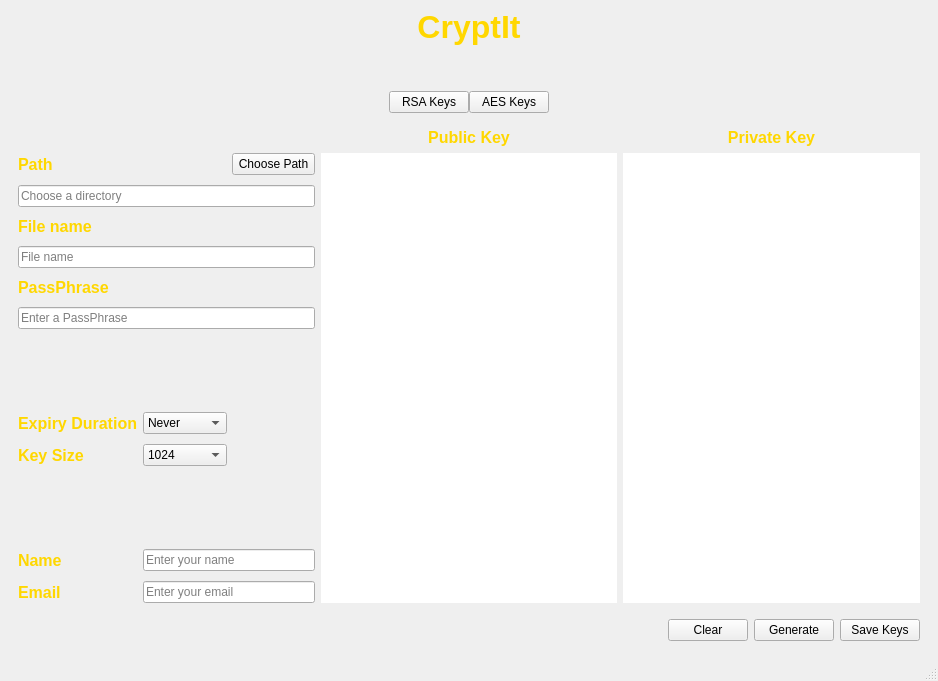
<?xml version="1.0" encoding="UTF-8"?>
<ui version="4.0">
 <class>MainWindow</class>
 <widget class="QMainWindow" name="MainWindow">
  <property name="geometry">
   <rect>
    <x>0</x>
    <y>0</y>
    <width>938</width>
    <height>681</height>
   </rect>
  </property>
  <property name="windowTitle">
   <string>MainWindow</string>
  </property>
  <widget class="QWidget" name="centralwidget">
   <layout class="QGridLayout" name="gridLayout">
    <item row="2" column="0">
     <spacer name="horizontalSpacer_2">
      <property name="orientation">
       <enum>Qt::Horizontal</enum>
      </property>
      <property name="sizeHint" stdset="0">
       <size>
        <width>40</width>
        <height>20</height>
       </size>
      </property>
     </spacer>
    </item>
    <item row="1" column="1">
     <spacer name="verticalSpacer">
      <property name="orientation">
       <enum>Qt::Vertical</enum>
      </property>
      <property name="sizeType">
       <enum>QSizePolicy::Minimum</enum>
      </property>
      <property name="sizeHint" stdset="0">
       <size>
        <width>20</width>
        <height>40</height>
       </size>
      </property>
     </spacer>
    </item>
    <item row="0" column="1">
     <widget class="QLabel" name="LogoLabel">
      <property name="font">
       <font>
        <family>Arial</family>
        <pointsize>24</pointsize>
        <bold>true</bold>
       </font>
      </property>
      <property name="styleSheet">
       <string notr="true">color:gold;</string>
      </property>
      <property name="text">
       <string>CryptIt</string>
      </property>
      <property name="alignment">
       <set>Qt::AlignCenter</set>
      </property>
     </widget>
    </item>
    <item row="2" column="1">
     <layout class="QHBoxLayout" name="horizontalLayout">
      <property name="spacing">
       <number>0</number>
      </property>
      <property name="sizeConstraint">
       <enum>QLayout::SetDefaultConstraint</enum>
      </property>
      <property name="leftMargin">
       <number>0</number>
      </property>
      <property name="topMargin">
       <number>0</number>
      </property>
      <property name="bottomMargin">
       <number>0</number>
      </property>
      <item>
       <widget class="QPushButton" name="RSA_Page">
        <property name="sizePolicy">
         <sizepolicy hsizetype="Minimum" vsizetype="Fixed">
          <horstretch>0</horstretch>
          <verstretch>0</verstretch>
         </sizepolicy>
        </property>
        <property name="text">
         <string>RSA Keys</string>
        </property>
       </widget>
      </item>
      <item>
       <widget class="QPushButton" name="AES_Page">
        <property name="sizePolicy">
         <sizepolicy hsizetype="Minimum" vsizetype="Fixed">
          <horstretch>0</horstretch>
          <verstretch>0</verstretch>
         </sizepolicy>
        </property>
        <property name="text">
         <string>AES Keys</string>
        </property>
       </widget>
      </item>
     </layout>
    </item>
    <item row="2" column="2">
     <spacer name="horizontalSpacer">
      <property name="orientation">
       <enum>Qt::Horizontal</enum>
      </property>
      <property name="sizeHint" stdset="0">
       <size>
        <width>40</width>
        <height>20</height>
       </size>
      </property>
     </spacer>
    </item>
    <item row="3" column="0" colspan="3">
     <widget class="QStackedWidget" name="GeneralStack">
      <property name="styleSheet">
       <string notr="true"/>
      </property>
      <property name="currentIndex">
       <number>0</number>
      </property>
      <widget class="QWidget" name="ASymmetric_Page">
       <layout class="QGridLayout" name="gridLayout_3">
        <item row="1" column="1">
         <widget class="QTextEdit" name="PublicKeyText">
          <property name="styleSheet">
           <string notr="true">border: 2px solid white;
color:white;</string>
          </property>
          <property name="readOnly">
           <bool>true</bool>
          </property>
          <property name="html">
           <string>&lt;!DOCTYPE HTML PUBLIC &quot;-//W3C//DTD HTML 4.0//EN&quot; &quot;http://www.w3.org/TR/REC-html40/strict.dtd&quot;&gt;
&lt;html&gt;&lt;head&gt;&lt;meta name=&quot;qrichtext&quot; content=&quot;1&quot; /&gt;&lt;meta charset=&quot;utf-8&quot; /&gt;&lt;style type=&quot;text/css&quot;&gt;
p, li { white-space: pre-wrap; }
hr { height: 1px; border-width: 0; }
li.unchecked::marker { content: &quot;\2610&quot;; }
li.checked::marker { content: &quot;\2612&quot;; }
&lt;/style&gt;&lt;/head&gt;&lt;body style=&quot; font-family:'Segoe UI'; font-size:9pt; font-weight:400; font-style:normal;&quot;&gt;
&lt;p style=&quot;-qt-paragraph-type:empty; margin-top:0px; margin-bottom:0px; margin-left:0px; margin-right:0px; -qt-block-indent:0; text-indent:0px;&quot;&gt;&lt;br /&gt;&lt;/p&gt;&lt;/body&gt;&lt;/html&gt;</string>
          </property>
         </widget>
        </item>
        <item row="0" column="2">
         <widget class="QLabel" name="PrivateKeyLabel">
          <property name="font">
           <font>
            <pointsize>12</pointsize>
            <bold>true</bold>
           </font>
          </property>
          <property name="styleSheet">
           <string notr="true">color:gold;</string>
          </property>
          <property name="text">
           <string>Private Key</string>
          </property>
          <property name="alignment">
           <set>Qt::AlignCenter</set>
          </property>
         </widget>
        </item>
        <item row="0" column="1">
         <widget class="QLabel" name="PublicKeyLabel">
          <property name="font">
           <font>
            <pointsize>12</pointsize>
            <bold>true</bold>
           </font>
          </property>
          <property name="styleSheet">
           <string notr="true">color:gold;</string>
          </property>
          <property name="text">
           <string>Public Key</string>
          </property>
          <property name="alignment">
           <set>Qt::AlignCenter</set>
          </property>
         </widget>
        </item>
        <item row="1" column="2">
         <widget class="QTextEdit" name="PrivateKeyText">
          <property name="styleSheet">
           <string notr="true">border: 2px solid white;
color:white;</string>
          </property>
          <property name="readOnly">
           <bool>true</bool>
          </property>
          <property name="html">
           <string>&lt;!DOCTYPE HTML PUBLIC &quot;-//W3C//DTD HTML 4.0//EN&quot; &quot;http://www.w3.org/TR/REC-html40/strict.dtd&quot;&gt;
&lt;html&gt;&lt;head&gt;&lt;meta name=&quot;qrichtext&quot; content=&quot;1&quot; /&gt;&lt;meta charset=&quot;utf-8&quot; /&gt;&lt;style type=&quot;text/css&quot;&gt;
p, li { white-space: pre-wrap; }
hr { height: 1px; border-width: 0; }
li.unchecked::marker { content: &quot;\2610&quot;; }
li.checked::marker { content: &quot;\2612&quot;; }
&lt;/style&gt;&lt;/head&gt;&lt;body style=&quot; font-family:'Segoe UI'; font-size:9pt; font-weight:400; font-style:normal;&quot;&gt;
&lt;p style=&quot;-qt-paragraph-type:empty; margin-top:0px; margin-bottom:0px; margin-left:0px; margin-right:0px; -qt-block-indent:0; text-indent:0px;&quot;&gt;&lt;br /&gt;&lt;/p&gt;&lt;/body&gt;&lt;/html&gt;</string>
          </property>
         </widget>
        </item>
        <item row="1" column="0">
         <layout class="QGridLayout" name="gridLayout_2">
          <property name="horizontalSpacing">
           <number>5</number>
          </property>
          <property name="verticalSpacing">
           <number>10</number>
          </property>
          <item row="8" column="1">
           <widget class="QComboBox" name="KeySizeCombo">
            <property name="enabled">
             <bool>true</bool>
            </property>
            <property name="editable">
             <bool>false</bool>
            </property>
            <item>
             <property name="text">
              <string>1024</string>
             </property>
            </item>
            <item>
             <property name="text">
              <string>2048</string>
             </property>
            </item>
            <item>
             <property name="text">
              <string>4096</string>
             </property>
            </item>
            <item>
             <property name="text">
              <string>8192</string>
             </property>
            </item>
           </widget>
          </item>
          <item row="13" column="1" colspan="2">
           <widget class="QLineEdit" name="EmailLineEdit">
            <property name="sizePolicy">
             <sizepolicy hsizetype="Expanding" vsizetype="Fixed">
              <horstretch>1</horstretch>
              <verstretch>0</verstretch>
             </sizepolicy>
            </property>
            <property name="placeholderText">
             <string>Enter your email</string>
            </property>
           </widget>
          </item>
          <item row="12" column="0">
           <widget class="QLabel" name="NameLabel">
            <property name="sizePolicy">
             <sizepolicy hsizetype="Preferred" vsizetype="Preferred">
              <horstretch>0</horstretch>
              <verstretch>0</verstretch>
             </sizepolicy>
            </property>
            <property name="font">
             <font>
              <pointsize>12</pointsize>
              <bold>true</bold>
             </font>
            </property>
            <property name="styleSheet">
             <string notr="true">color:gold;</string>
            </property>
            <property name="text">
             <string>Name</string>
            </property>
           </widget>
          </item>
          <item row="7" column="1">
           <widget class="QComboBox" name="ExpiryCombo">
            <property name="editable">
             <bool>false</bool>
            </property>
            <property name="currentText">
             <string>Never</string>
            </property>
            <property name="currentIndex">
             <number>0</number>
            </property>
            <item>
             <property name="text">
              <string>Never</string>
             </property>
            </item>
            <item>
             <property name="text">
              <string>1 Year</string>
             </property>
            </item>
            <item>
             <property name="text">
              <string>2 Years</string>
             </property>
            </item>
            <item>
             <property name="text">
              <string>3 Years</string>
             </property>
            </item>
            <item>
             <property name="text">
              <string>4 Years</string>
             </property>
            </item>
            <item>
             <property name="text">
              <string>10 Years</string>
             </property>
            </item>
           </widget>
          </item>
          <item row="13" column="0">
           <widget class="QLabel" name="EmailLabel">
            <property name="font">
             <font>
              <pointsize>12</pointsize>
              <bold>true</bold>
             </font>
            </property>
            <property name="styleSheet">
             <string notr="true">color:gold;</string>
            </property>
            <property name="text">
             <string>Email</string>
            </property>
           </widget>
          </item>
          <item row="0" column="0">
           <widget class="QLabel" name="PathLabel">
            <property name="font">
             <font>
              <pointsize>12</pointsize>
              <bold>true</bold>
             </font>
            </property>
            <property name="styleSheet">
             <string notr="true">color: gold;</string>
            </property>
            <property name="text">
             <string>Path</string>
            </property>
           </widget>
          </item>
          <item row="4" column="0">
           <widget class="QLabel" name="PassPhraseLabel">
            <property name="font">
             <font>
              <pointsize>12</pointsize>
              <bold>true</bold>
             </font>
            </property>
            <property name="styleSheet">
             <string notr="true">color:gold;</string>
            </property>
            <property name="text">
             <string>PassPhrase</string>
            </property>
           </widget>
          </item>
          <item row="8" column="0">
           <widget class="QLabel" name="KeySizeLabel">
            <property name="font">
             <font>
              <pointsize>12</pointsize>
              <bold>true</bold>
             </font>
            </property>
            <property name="styleSheet">
             <string notr="true">color:gold;</string>
            </property>
            <property name="text">
             <string>Key Size</string>
            </property>
           </widget>
          </item>
          <item row="12" column="1" colspan="2">
           <widget class="QLineEdit" name="NameLineEdit">
            <property name="sizePolicy">
             <sizepolicy hsizetype="Expanding" vsizetype="Fixed">
              <horstretch>1</horstretch>
              <verstretch>0</verstretch>
             </sizepolicy>
            </property>
            <property name="placeholderText">
             <string>Enter your name</string>
            </property>
           </widget>
          </item>
          <item row="2" column="0">
           <widget class="QLabel" name="FileNameLabel">
            <property name="font">
             <font>
              <pointsize>12</pointsize>
              <bold>true</bold>
             </font>
            </property>
            <property name="styleSheet">
             <string notr="true">color:gold;</string>
            </property>
            <property name="text">
             <string>File name</string>
            </property>
           </widget>
          </item>
          <item row="7" column="0">
           <widget class="QLabel" name="ExpiryLabel">
            <property name="font">
             <font>
              <pointsize>12</pointsize>
              <bold>true</bold>
             </font>
            </property>
            <property name="styleSheet">
             <string notr="true">color:gold;</string>
            </property>
            <property name="text">
             <string>Expiry Duration</string>
            </property>
           </widget>
          </item>
          <item row="0" column="2">
           <widget class="QPushButton" name="ChoosePathButton">
            <property name="text">
             <string>Choose Path</string>
            </property>
           </widget>
          </item>
          <item row="3" column="0" colspan="3">
           <widget class="QLineEdit" name="FileNameLineEdit">
            <property name="placeholderText">
             <string>File name</string>
            </property>
           </widget>
          </item>
          <item row="5" column="0" colspan="3">
           <widget class="QLineEdit" name="PassPhraseCombo">
            <property name="echoMode">
             <enum>QLineEdit::Password</enum>
            </property>
            <property name="placeholderText">
             <string>Enter a PassPhrase</string>
            </property>
           </widget>
          </item>
          <item row="1" column="0" colspan="3">
           <widget class="QLineEdit" name="PathLineEdit">
            <property name="toolTip">
             <string>Default: Current Directory</string>
            </property>
            <property name="placeholderText">
             <string>Choose a directory</string>
            </property>
           </widget>
          </item>
          <item row="6" column="0" colspan="3">
           <spacer name="verticalSpacer_4">
            <property name="orientation">
             <enum>Qt::Vertical</enum>
            </property>
            <property name="sizeHint" stdset="0">
             <size>
              <width>20</width>
              <height>40</height>
             </size>
            </property>
           </spacer>
          </item>
          <item row="11" column="0" colspan="3">
           <spacer name="verticalSpacer_2">
            <property name="orientation">
             <enum>Qt::Vertical</enum>
            </property>
            <property name="sizeHint" stdset="0">
             <size>
              <width>20</width>
              <height>40</height>
             </size>
            </property>
           </spacer>
          </item>
         </layout>
        </item>
        <item row="2" column="2">
         <layout class="QGridLayout" name="gridLayout_4">
          <property name="topMargin">
           <number>10</number>
          </property>
          <item row="0" column="2">
           <widget class="QPushButton" name="RsaKeyGen">
            <property name="text">
             <string>Generate</string>
            </property>
           </widget>
          </item>
          <item row="0" column="3">
           <widget class="QPushButton" name="AS_SaveKey_Button">
            <property name="text">
             <string>Save Keys</string>
            </property>
           </widget>
          </item>
          <item row="0" column="0">
           <spacer name="horizontalSpacer_3">
            <property name="orientation">
             <enum>Qt::Horizontal</enum>
            </property>
            <property name="sizeHint" stdset="0">
             <size>
              <width>40</width>
              <height>20</height>
             </size>
            </property>
           </spacer>
          </item>
          <item row="0" column="1">
           <widget class="QPushButton" name="ClearButton">
            <property name="text">
             <string>Clear</string>
            </property>
           </widget>
          </item>
         </layout>
        </item>
       </layout>
      </widget>
      <widget class="QWidget" name="Symmetric_Page">
       <layout class="QGridLayout" name="gridLayout_6">
        <item row="3" column="2">
         <layout class="QHBoxLayout" name="horizontalLayout_2">
          <item>
           <spacer name="horizontalSpacer_4">
            <property name="orientation">
             <enum>Qt::Horizontal</enum>
            </property>
            <property name="sizeHint" stdset="0">
             <size>
              <width>40</width>
              <height>20</height>
             </size>
            </property>
           </spacer>
          </item>
          <item>
           <widget class="QPushButton" name="AESClearButton">
            <property name="text">
             <string>Clear</string>
            </property>
           </widget>
          </item>
          <item>
           <widget class="QPushButton" name="AESGenerateButton">
            <property name="sizePolicy">
             <sizepolicy hsizetype="Fixed" vsizetype="Fixed">
              <horstretch>0</horstretch>
              <verstretch>0</verstretch>
             </sizepolicy>
            </property>
            <property name="text">
             <string>Generate</string>
            </property>
           </widget>
          </item>
          <item>
           <widget class="QPushButton" name="AESSaveKeyButton">
            <property name="sizePolicy">
             <sizepolicy hsizetype="Fixed" vsizetype="Fixed">
              <horstretch>0</horstretch>
              <verstretch>0</verstretch>
             </sizepolicy>
            </property>
            <property name="text">
             <string>Save Key</string>
            </property>
           </widget>
          </item>
         </layout>
        </item>
        <item row="0" column="1">
         <spacer name="horizontalSpacer_5">
          <property name="orientation">
           <enum>Qt::Horizontal</enum>
          </property>
          <property name="sizeHint" stdset="0">
           <size>
            <width>40</width>
            <height>20</height>
           </size>
          </property>
         </spacer>
        </item>
        <item row="0" column="0" rowspan="2">
         <layout class="QGridLayout" name="gridLayout_5">
          <item row="4" column="0">
           <widget class="QLabel" name="EncodingLabel">
            <property name="font">
             <font>
              <pointsize>12</pointsize>
              <bold>true</bold>
             </font>
            </property>
            <property name="styleSheet">
             <string notr="true">color:gold;</string>
            </property>
            <property name="text">
             <string>Encoding</string>
            </property>
           </widget>
          </item>
          <item row="1" column="0" colspan="3">
           <widget class="QLineEdit" name="PathLineEdit_2">
            <property name="placeholderText">
             <string>Choose a Directory</string>
            </property>
           </widget>
          </item>
          <item row="5" column="0">
           <widget class="QLabel" name="KeySizeLabel_2">
            <property name="font">
             <font>
              <pointsize>12</pointsize>
              <bold>true</bold>
             </font>
            </property>
            <property name="styleSheet">
             <string notr="true">color:gold;</string>
            </property>
            <property name="text">
             <string>Key Size</string>
            </property>
           </widget>
          </item>
          <item row="4" column="1">
           <widget class="QComboBox" name="EncodingCombo">
            <property name="styleSheet">
             <string notr="true"/>
            </property>
            <property name="editable">
             <bool>false</bool>
            </property>
            <item>
             <property name="text">
              <string>Hex</string>
             </property>
            </item>
            <item>
             <property name="text">
              <string>Base64</string>
             </property>
            </item>
           </widget>
          </item>
          <item row="0" column="0">
           <widget class="QLabel" name="PathLabel_2">
            <property name="font">
             <font>
              <pointsize>12</pointsize>
              <bold>true</bold>
             </font>
            </property>
            <property name="styleSheet">
             <string notr="true">color:gold;</string>
            </property>
            <property name="text">
             <string>Path</string>
            </property>
           </widget>
          </item>
          <item row="5" column="1">
           <widget class="QComboBox" name="KeySizeComboAES">
            <property name="editable">
             <bool>false</bool>
            </property>
            <item>
             <property name="text">
              <string>128</string>
             </property>
            </item>
            <item>
             <property name="text">
              <string>192</string>
             </property>
            </item>
            <item>
             <property name="text">
              <string>256</string>
             </property>
            </item>
           </widget>
          </item>
          <item row="2" column="0">
           <widget class="QLabel" name="FileNameLabelAES">
            <property name="sizePolicy">
             <sizepolicy hsizetype="Preferred" vsizetype="Fixed">
              <horstretch>0</horstretch>
              <verstretch>0</verstretch>
             </sizepolicy>
            </property>
            <property name="font">
             <font>
              <pointsize>12</pointsize>
              <bold>true</bold>
             </font>
            </property>
            <property name="styleSheet">
             <string notr="true">color:gold;</string>
            </property>
            <property name="text">
             <string>FileName</string>
            </property>
           </widget>
          </item>
          <item row="0" column="2">
           <widget class="QPushButton" name="AESChoosePathButton_2">
            <property name="text">
             <string>Choose Path</string>
            </property>
           </widget>
          </item>
          <item row="3" column="0" colspan="3">
           <widget class="QLineEdit" name="FileNameLineEditAES">
            <property name="placeholderText">
             <string>Choose a file name</string>
            </property>
           </widget>
          </item>
         </layout>
        </item>
        <item row="0" column="2">
         <widget class="QLabel" name="AESKeyLabel">
          <property name="font">
           <font>
            <pointsize>12</pointsize>
            <bold>true</bold>
           </font>
          </property>
          <property name="styleSheet">
           <string notr="true">color:gold;</string>
          </property>
          <property name="text">
           <string>AES Key</string>
          </property>
          <property name="alignment">
           <set>Qt::AlignCenter</set>
          </property>
         </widget>
        </item>
        <item row="1" column="2">
         <widget class="QTextEdit" name="AESTextEdit">
          <property name="font">
           <font>
            <bold>false</bold>
           </font>
          </property>
          <property name="styleSheet">
           <string notr="true">border: 2px solid white;
color:white;</string>
          </property>
          <property name="readOnly">
           <bool>true</bool>
          </property>
          <property name="html">
           <string>&lt;!DOCTYPE HTML PUBLIC &quot;-//W3C//DTD HTML 4.0//EN&quot; &quot;http://www.w3.org/TR/REC-html40/strict.dtd&quot;&gt;
&lt;html&gt;&lt;head&gt;&lt;meta name=&quot;qrichtext&quot; content=&quot;1&quot; /&gt;&lt;meta charset=&quot;utf-8&quot; /&gt;&lt;style type=&quot;text/css&quot;&gt;
p, li { white-space: pre-wrap; }
hr { height: 1px; border-width: 0; }
li.unchecked::marker { content: &quot;\2610&quot;; }
li.checked::marker { content: &quot;\2612&quot;; }
&lt;/style&gt;&lt;/head&gt;&lt;body style=&quot; font-family:'Segoe UI'; font-size:9pt; font-weight:400; font-style:normal;&quot;&gt;
&lt;p style=&quot; margin-top:0px; margin-bottom:0px; margin-left:0px; margin-right:0px; -qt-block-indent:0; text-indent:0px;&quot;&gt;bngfdgbhdbnfdjt&lt;/p&gt;&lt;/body&gt;&lt;/html&gt;</string>
          </property>
         </widget>
        </item>
        <item row="2" column="2">
         <spacer name="verticalSpacer_3">
          <property name="orientation">
           <enum>Qt::Vertical</enum>
          </property>
          <property name="sizeHint" stdset="0">
           <size>
            <width>20</width>
            <height>40</height>
           </size>
          </property>
         </spacer>
        </item>
       </layout>
      </widget>
      <widget class="QWidget" name="Hash_Page"/>
     </widget>
    </item>
   </layout>
  </widget>
  <widget class="QMenuBar" name="menubar">
   <property name="geometry">
    <rect>
     <x>0</x>
     <y>0</y>
     <width>938</width>
     <height>22</height>
    </rect>
   </property>
  </widget>
  <widget class="QStatusBar" name="statusbar"/>
 </widget>
 <resources/>
 <connections/>
</ui>
